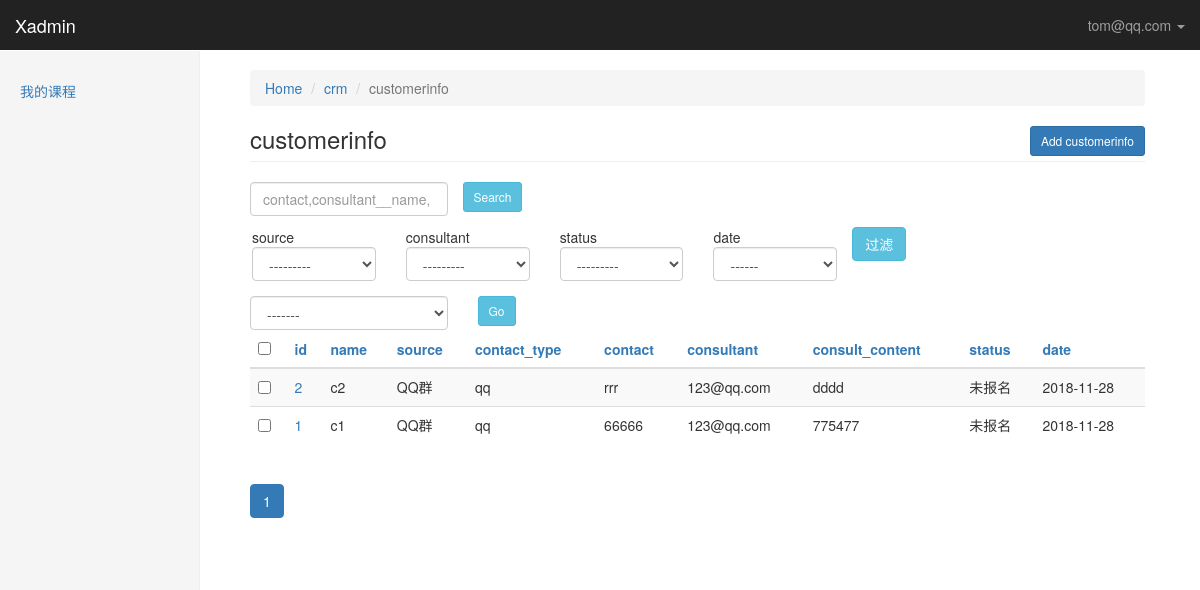
Screenshot of /xadmin/crm/customerinfo/ (signed in) with the database file from the repository.
### crm/models.py (models this page shows, shortened)
class UserProfile(AbstractBaseUser, PermissionsMixin):
    """
        自定制创建用户
            python manage createsuperuser
            request.user = userprofile
    """
    email = models.EmailField(
        verbose_name='email address',
        max_length=255,
        unique=True,
    )
    name = models.CharField(max_length=64, verbose_name="姓名")
    is_active = models.BooleanField(default=True)
    is_staff = models.BooleanField(default=True)
    role = models.ManyToManyField("Role", blank=True, null=True)
    objects = UserProfileManager()  # 用户认证
    USERNAME_FIELD = 'email'  # 用email字段当作用户名
    REQUIRED_FIELDS = ['name']
    def __str__(self):  # __unicode__ on Python 2
        return self.email
    class Meta:  # 自定义权限条目 对应auth_permission表
        permissions = (
            ('crm_table_list', '可以查看xadmin每张表里所有的数据'),
            ('crm_table_list_view', '可以访问xadmin表里每条数据的修改页'),
            ('crm_table_list_change', '可以对xadmin表里的每条数据进行修改'),
            ('crm_table_obj_add_view', '可以访问xadmin每张表的数据增加页'),
            ('crm_table_obj_add', '可以对xadmin每张表进行数据添加'),
        )

class Menus(models.Model):
    name = models.CharField(max_length=64)
    url_type_choices = ((0, 'absolute'), (1, 'dynamic'))
    url_type = models.SmallIntegerField(choices=url_type_choices, default=0)
    url_name = models.CharField(max_length=128)
    class Meta:
        unique_together = ('name', 'url_name')

class CustomerInfo(models.Model):
    name = models.CharField(max_length=64, default=None)
    contact_type_choices = ((0, 'qq'), (1, '微信'), (2, '手机'))
    contact_type = models.SmallIntegerField(choices=contact_type_choices, default=0)
    contact = models.CharField(max_length=64, unique=True)
    source_choices = ((0, 'QQ群'),
                      (1, '51CTO'),
                      (2, '百度推广'),
                      (3, '知乎'),
                      (4, '转介绍'),
                      (5, '其它'),
                      )
    source = models.SmallIntegerField(choices=source_choices)
    referral_from = models.ForeignKey("self", blank=True, null=True, verbose_name="转介绍")
    consult_courses = models.ManyToManyField("Course", verbose_name="咨询课程")
    consult_content = models.TextField(verbose_name="咨询内容")
    status_choices = ((0, '未报名'), (1, '已报名'), (2, '已退学'))
    status = models.SmallIntegerField(choices=status_choices)
    consultant = models.ForeignKey("UserProfile", verbose_name="课程顾问")
    id_num = models.CharField(max_length=128, blank=True, null=True)
    emergency_contact = models.PositiveIntegerField(blank=True, null=True)
    sex_choices = ((0, '男'), (1, '女'))
    sex = models.PositiveSmallIntegerField(choices=sex_choices, blank=True, null=True)
    date = models.DateField(auto_now_add=True)
    class Meta:
        verbose_name = "客户信息"
        verbose_name_plural = "客户信息"

### xadmin/views.py (the view, shortened to what this page needs)
# urls.py: url(r'^(\w+)/(\w+)/$', views.table_obj_list, name='table_obj_list'),
@login_required
def table_obj_list(request, app_name, model_name):
    admin_class = site.enabled_admins[app_name][model_name]
    querysets = admin_class.model.objects.all().order_by('-id')  # 递减 方便查看添加的数据
    querysets, filter_conditions = get_filter_result(request, querysets)
    admin_class.filter_conditions = filter_conditions  # 保留过滤条件
    querysets = get_searched_result(request, querysets, admin_class)
    admin_class.search_key = request.GET.get('_q', '')
    querysets, sorted_column = get_orderby_result(request, querysets, admin_class)
    paginator = Paginator(querysets, admin_class.list_per_page)  # 每页几条数据 返回<Paginator obj>
    page = request.GET.get('_page')
    try:
        querysets = paginator.page(page)  # page obj
    except PageNotAnInteger:
        querysets = paginator.page(1)
    except EmptyPage:
        querysets = paginator.page(paginator.num_pages)
    return render(request, 'xadmin/table_obj_list.html', locals())

### xadmin/templatetags/xadmin_tags.py (called while the page is built, shortened)
@register.simple_tag
def build_table_row(obj, admin_class):
    ele = ''
    if admin_class.list_display:
        for index, column in enumerate(admin_class.list_display):
            field_obj = admin_class.model._meta.get_field(column)   # 拿到字段对象
            if field_obj.choices:   # 判断字段是否是choices类型
                column_data = getattr(obj, 'get_%s_display' % column)()  # 获取choices别名 , get_field_display
            else:
                column_data = getattr(obj, column)
            td_ele = '<td>%s</td>' % column_data
            if index == 0:
                td_ele = '<td><a href="%s/change/">%s</a></td>' % (obj.id, column_data)
            ele += td_ele
    else:   # 未注册admin
        td_ele = '<td><a href=%s/change/>%s</a></td>' % (obj.id, obj)   # 默认返回obj的__str__
        ele += td_ele
    return mark_safe(ele)

@register.simple_tag
def render_paginator(querysets, admin_class, sorted_column):
    ele = '<ul class="pagination">'
    for i in querysets.paginator.page_range:  # 轮循每一页
        if abs(querysets.number - i) < 3:  # 显示前后2页（当前页和每页比较）
            active = ''
            if querysets.number == i:  # current page
                active = 'active'
            filter_ele = render_filter_args(admin_class)
            sorted_ele = ''
            if sorted_column:
                sorted_ele += '&_o=%s' % list(sorted_column.values())[0]
            p_ele = '<li class="%s"><a href="?_page=%s%s%s">%s</a></li>' % (active, i, filter_ele, sorted_ele, i)
            ele += p_ele
    ele += '</ul>'
    return mark_safe(ele)

@register.simple_tag
def get_sorted_column(column, sorted_column, forloop):
    if column in sorted_column:  # 这一列被排序了
        last_sort_index = sorted_column[column]
        if last_sort_index.startswith('-'):
            this_time_sort_index = last_sort_index.strip('-')
        else:
            this_time_sort_index = '-%s' % last_sort_index
        return this_time_sort_index
    else:
        return forloop

@register.simple_tag
def render_sorted_arrow(column, sorted_column):
    return ''

@register.simple_tag
def render_filter_args(admin_class, render_html=True):
    if admin_class.filter_conditions:
        ele = ''
        for k, v in admin_class.filter_conditions.items():
            ele += '&%s=%s' % (k, v)
        if render_html:
            return mark_safe(ele)
        else:
            return ele
    else:
        return ''

### xadmin/templates/xadmin/table_obj_list.html (shortened to what this page needs)
{% extends 'xadmin/index.html' %}
{% load xadmin_tags %}
{% block right-content %}
    <ol class="breadcrumb">
        <li><a href="/xadmin">Home</a></li>
        <li><a href="/xadmin/{{ app_name }}">{{ app_name }}</a></li>
        <li class="active">{{ model_name }}</li>
    </ol>
    <div class="col-lg-offset-0">
        <h3 class="page-header">{{ model_name }}
            <a class="btn btn-primary btn-sm pull-right" href="/xadmin/{{ app_name }}/{{ model_name }}/add">
                Add {{ model_name }}
            </a>
        </h3>
    </div>
    <div style="margin-left: -15px">
    <div>
        <form class="form-group">
            <div class="col-lg-3">
                <input class="form-control" type="text"
                       placeholder="{% for s in admin_class.search_fields %}{{ s }},{% endfor %}" name="_q"
                       value="{{ admin_class.search_key }}">
            </div>
            <input type="submit" class="btn btn-info btn-sm" value="Search">
        </form>
    </div>
    <div class="row" style="margin-left: 2px">
        {% if admin_class.list_filter %}
            <form class="form-group">
                {% for filter_column in admin_class.list_filter %}
                    <div class="col-lg-2">{{ filter_column }} {% build_filter_ele filter_column admin_class %}</div>
                {% endfor %}
                <input type="submit" class="btn btn-info" value="过滤">
            </form>
        {% endif %}
    </div>
    <div>
    <form class="form-group" onsubmit="return ActionCheck(this)" method="post">{% csrf_token %}
        <div class="col-lg-3">
            <select class="form-control" name="action">
                <option value="">-------</option>
            </select>
        </div>
        <div class="col-lg-2">
            <input class="btn btn-info btn-sm" type="submit" value="Go">
        </div>
    </form>
    </div>
    </div>
    <table class="table table-striped">
        <thead>
        <tr>
            {% if admin_class.list_display %}
                <th><input type="checkbox" onclick="SelectAllObjs(this)"></th>
                {% for column in admin_class.list_display %}
                    <th>
                        <a href="?_o=
                                {% get_sorted_column column sorted_column forloop.counter0 %}{% render_filter_args admin_class %}">
                            {{ column }}
                        </a>
                    </th>
                {% endfor %}
            {% else %}
                <th><input type="checkbox" onclick="SelectAllObjs(this)"></th>
                <th>{% get_model_name admin_class %}</th>
            {% endif %}
        </tr>
        </thead>
        <tbody>
        {% for obj in querysets %}
            <tr>
                <td><input row-select="true" type="checkbox" value="{{ obj.id }}"></td>
                {% build_table_row obj admin_class %}
            </tr>
        {% endfor %}
        </tbody>
    </table>
    {% render_paginator querysets admin_class sorted_column %}
{% endblock %}

### xadmin/templates/xadmin/index.html (shortened to what this page needs)
{% extends 'xadmin/base.html' %}
{% block body %}
    <nav class="navbar navbar-inverse navbar-fixed-top">
        <div class="container-fluid">
            <div class="navbar-header">
                <a class="navbar-brand" href="#">Xadmin</a>
            </div>
            <div id="navbar" class="navbar-collapse collapse">
                <ul class="nav navbar-nav navbar-right">
                    <li class="dropdown ">
                        <a href="#" class="dropdown-toggle" data-toggle="dropdown" role="button">{{ request.user }}
                            <span class="caret"></span></a>
                    </li>
                </ul>
            </div>
        </div>
    </nav>
    <div class="container-fluid">
            <div class="col-sm-3 col-md-2 sidebar">
                <ul class="nav nav-sidebar">
                    {% for role in  request.user.role.all %}
                        {% for menu in role.menus.all %}
                            {% if request.path == menu.url_name %}
                                <li class="active">
                                    <a href="{% if menu.url_type == 0 %}{{ menu.url_name }}{% else %}{% url menu.url_name %}{% endif %}">{{ menu.name }}</a>
                                </li>
                            {% else %}
                                <li>
                                    <a href="{% if menu.url_type == 0 %}{{ menu.url_name }}{% else %}{% url menu.url_name %}{% endif %}">{{ menu.name }}</a>
                                </li>
                            {% endif %}
                        {% endfor %}
                    {% endfor %}
                </ul>
            </div>
            <div class="col-sm-9 col-sm-offset-3 col-md-10 col-md-offset-2 main">
                {% block right-content %}{% endblock %}
            </div>
    </div>
{% endblock %}

### static/css/dashboard.css (style rules this page uses)
body { padding-top: 50px; }
.navbar-fixed-top { border: 0; }
.sidebar { display: none; }
@media (min-width: 768px) { .sidebar { position: fixed; top: 51px; bottom: 0; left: 0; z-index: 1000; display: block; padding: 20px; overflow-x: hidden; overflow-y: auto; background-color: #f5f5f5; border-right: 1px solid #eee; } }
.nav-sidebar { margin-right: -21px; margin-bottom: 20px; margin-left: -20px; }
.nav-sidebar > li > a { padding-right: 20px; padding-left: 20px; }
.main { padding: 20px; }
@media (min-width: 768px) { .main { padding-right: 40px; padding-left: 40px; } }
.main .page-header { margin-top: 0; }

### rows the page displays
UserProfile: user "tom@qq.com"
Menus: name "我的课程"
CustomerInfo: id+name+source "2 c2 QQ群 qq rrr 123@qq.com dddd 未报名 2018-11-28"
CustomerInfo: id+name+source "1 c1 QQ群 qq 66666 123@qq.com 775477 未报名 2018-11-28"

### other values shown
{{ app_name }} "crm"
{{ model_name }} "customerinfo"
{{ filter_column }} "source" "consultant" "status" "date"
{{ column }} "id" "name" "source" "contact_type" "contact" "consultant" "consult_content" "status" "date"
